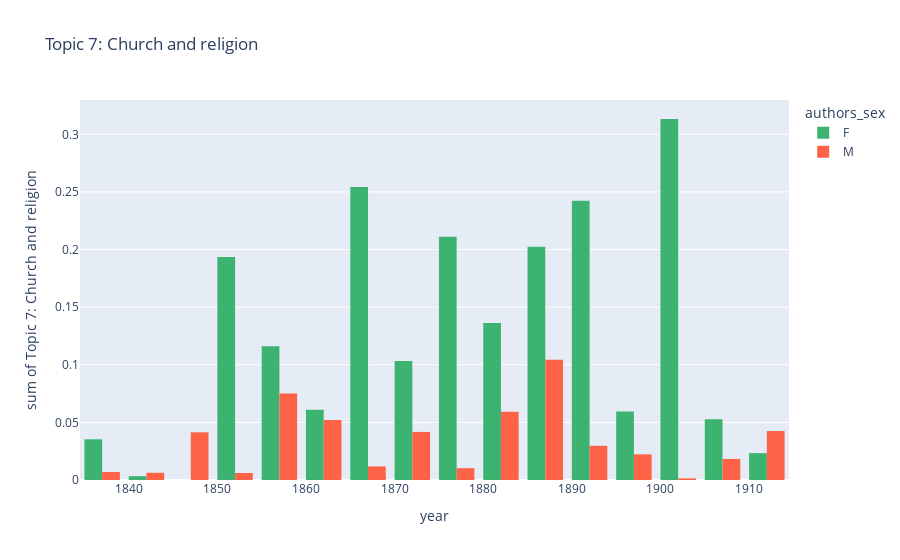

Notebook cell for this chart:
### Markdown cell above
#### Topic 7: Church and religion

### Code cell
from matplotlib.pyplot import bar


topic_to_visualize = 'Topic 7: Church and religion'

fig = px.histogram(
    complete_data_df,
    x='year',
    y=f"{topic_to_visualize}",
    color='authors_sex',
    #markers=True,
    hover_name='book_title',
    labels={},
    barmode='group',
    title='Topic 7: Church and religion',
    color_discrete_sequence=['MediumSeaGreen', 'Tomato'],
)
fig.show()
print(csp.plot(fig, filename = 'Topic 7: Church and religion', auto_open=False)) #create a file on plotly chart studio account and a link in this notebook

### Figure 1 — Plotly figure (JSON) as saved in the notebook; plotly's stock layout.template omitted (floating-point values rounded to 4 significant figures; data arrays with more than 128 entries replaced by an {"elided": "..."} marker saying what was removed)
{"data": [{"alignmentgroup": "True", "bingroup": "x", "histfunc": "sum", "hovertemplate": "authors_sex=F<br>year=%{x}<br>sum of Topic 7: Church and religion=%{y}<extra></extra>", "legendgroup": "F", "marker": {"color": "MediumSeaGreen", "pattern": {"shape": ""}}, "name": "F", "offsetgroup": "F", "orientation": "v", "showlegend": true, "type": "histogram", "x": {"elided": "157 int values"}, "xaxis": "x", "y": {"elided": "157 float values"}, "yaxis": "y"}, {"alignmentgroup": "True", "bingroup": "x", "histfunc": "sum", "hovertemplate": "authors_sex=M<br>year=%{x}<br>sum of Topic 7: Church and religion=%{y}<extra></extra>", "legendgroup": "M", "marker": {"color": "Tomato", "pattern": {"shape": ""}}, "name": "M", "offsetgroup": "M", "orientation": "v", "showlegend": true, "type": "histogram", "x": [1836, 1841, 1844, 1845, 1847, 1848, 1851, 1855, 1856, 1857, 1857, 1858, 1858, 1861, 1862, 1863, 1863, 1865, 1865, 1869, 1870, 1871, 1871, 1871, 1872, 1872, 1873, 1873, 1874, 1875, 1875, 1876, 1877, 1878, 1879, 1879, 1881, 1881, 1882, 1882, 1882, 1883, 1883, 1883, 1883, 1883, 1883, 1883, 1884, 1884, 1884, 1884, 1885, 1885, 1885, 1885, 1885, 1885, 1885, 1885, 1886, 1886, 1886, 1886, 1886, 1886, 1887, 1887, 1887, 1887, 1888, 1888, 1888, 1888, 1888, 1889, 1889, 1889, 1890, 1891, 1893, 1893, 1894, 1894, 1894, 1894, 1895, 1895, 1895, 1896, 1897, 1898, 1898, 1899, 1899, 1900, 1900, 1906, 1907, 1908, 1908, 1909, 1909, 1910, 1910, 1911, 1911, 1912, 1914], "xaxis": "x", "y": [0.006929, 6.391e-05, 0.00621, 0.003178, 0.002623, 0.0356, 0.006064, 0.0368, 0.002969, 0.006556, 0.01459, 0.007173, 0.006919, 0.02187, 0.01929, 0.0002834, 0.01052, 0.004003, 0.0003201, 0.007464, 3.39e-05, 3.063e-05, 0.007843, 0.02335, 2.394e-05, 0.0001253, 0.004083, 0.005934, 0.0002983, 2.954e-05, 2.569e-05, 0.0032, 0.005966, 3.032e-05, 0.0009543, 4.16e-05, 0.000217, 1.406e-05, 0.0001148, 0.0003205, 8.679e-06, 0.000145, 0.02213, 1.028e-05, 4.27e-05, 0.008983, 0.02243, 0.002262, 0.0002142, 0.001937, 0.0001369, 0.0003468, 0.0002588, 0.0001574, 2.334e-05, 0.005848, 3.518e-05, 4.446e-05, 0.002582, 0.002478, 0.04866, 0.002342, 5.525e-05, 3.131e-05, 1.194e-05, 0.0005235, 0.002982, 5.126e-05, 7.29e-05, 2.284e-05, 9.924e-05, 0.001367, 0.0001637, 0.01534, 0.01626, 5.815e-05, 9.891e-05, 0.004894, 0.01027, 0.001923, 8.062e-06, 0.01465, 0.000191, 1.374e-05, 0.002597, 4.53e-05, 6.298e-06, 0.005058, 0.0004564, 2.077e-05, 0.01231, 1.632e-05, 0.0001248, 5.445e-05, 0.004235, 0.0004099, 0.0009666, 0.004884, 0.0001038, 6.764e-06, 7.445e-06, 0.01313, 0.0001351, 6.526e-06, 0.03235, 0.0003683, 1.57e-05, 0.009627, 0.0001226], "yaxis": "y"}], "layout": {"barmode": "group", "legend": {"title": {"text": "authors_sex"}, "tracegroupgap": 0}, "title": {"text": "Topic 7: Church and religion"}, "xaxis": {"anchor": "y", "domain": [0, 1], "title": {"text": "year"}}, "yaxis": {"anchor": "x", "domain": [0, 1], "title": {"text": "sum of Topic 7: Church and religion"}}}}
